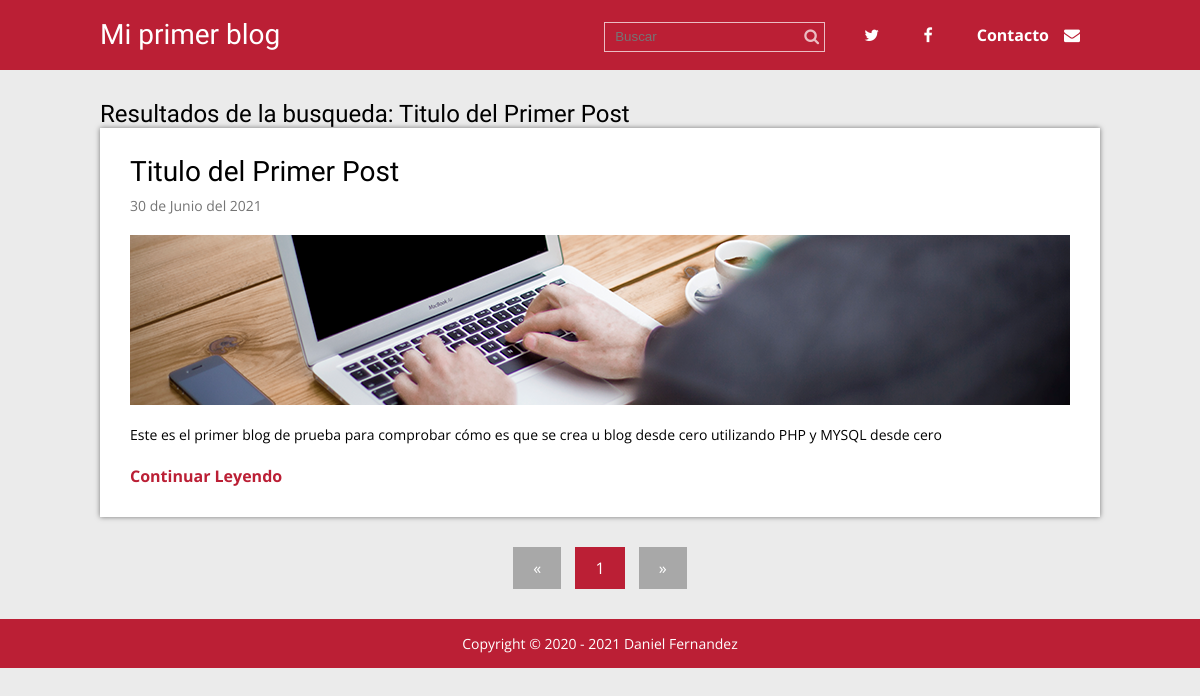
The app's page /buscar.php?busqueda=Titulo del Primer Post, older data.
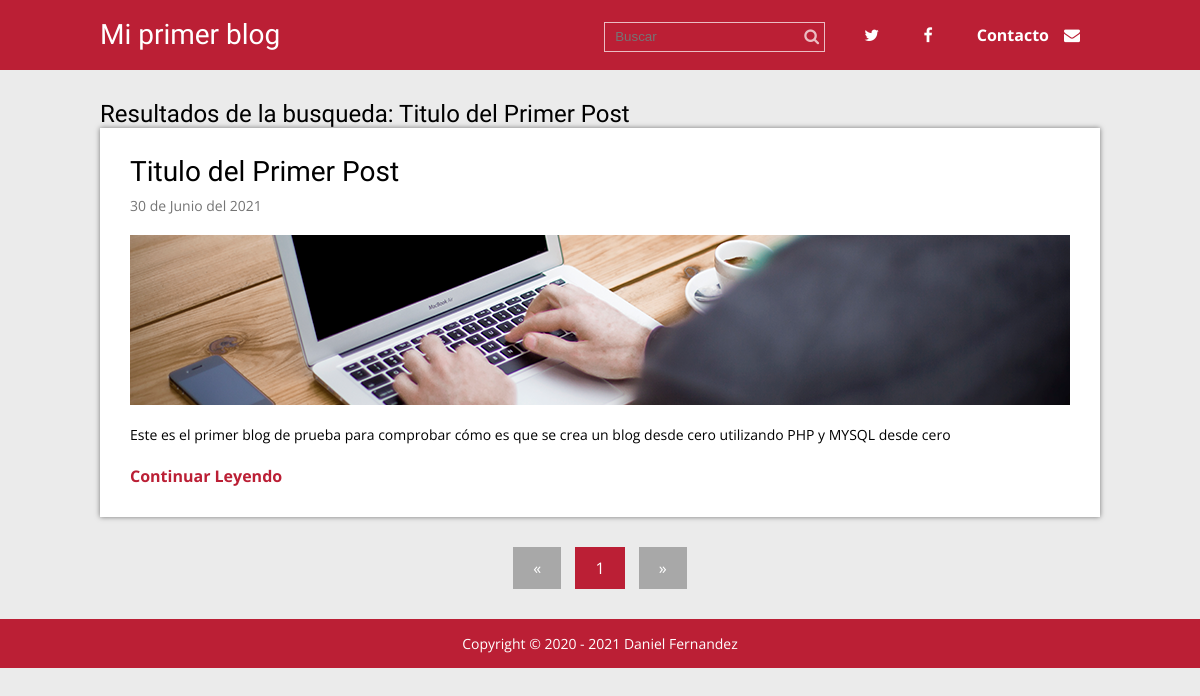
The same page, newer data.
### tables this page shows
CREATE TABLE `articulos` (
  `id` int(11) NOT NULL,
  `titulo` varchar(200) NOT NULL,
  `extracto` varchar(200) NOT NULL,
  `fecha` timestamp NOT NULL DEFAULT current_timestamp(),
  `texto` text NOT NULL,
  `thumb` varchar(50) NOT NULL
);

### buscar.php (called while the page is built, shortened)
<?php
require 'admin/config.php';
require 'functions.php';
$conexion = conexion($bd_config);
if($_SERVER['REQUEST_METHOD'] == 'GET' && !empty($_GET['busqueda'])) {
    $busqueda = limpiarDatos($_GET['busqueda']);
    $statement = $conexion->prepare(
        "SELECT * FROM articulos WHERE titulo LIKE :busqueda or texto Like :busqueda"
    );
    $statement->execute(array(':busqueda' => "%$busqueda%"));
    $resultados = $statement->fetchAll();
    if (empty($resultados)) {
        $titulo = 'No se encontraron articulos con el resultado: ' . $busqueda;
    } else {
        $titulo = 'Resultados de la busqueda: ' . $busqueda;
    }
} else {
    header('Location:' . RUTA . '/index.php');
}
require 'views/buscar.view.php';
?>

### functions.php (called while the page is built, shortened)
<?php
function limpiarDatos($datos){
    $datos = trim($datos);
    $datos = stripslashes($datos);
    $datos = htmlspecialchars($datos);
    return $datos;
}
function fecha($fecha){
    $timestamp = strtotime($fecha);
    $meses = ['Enero', 'Febrero', 'Marzo', 'Abril', 'Mayo', 'Junio', 'Julio', 'Agosto', 'Septiembre', 'Octubre', 'Noviembre', 'Diciembre'];
    $dia = date('d', $timestamp);
    $mes = date('m', $timestamp) -1;
    $year = date('Y', $timestamp);
    $fecha = "$dia de " . $meses[$mes] . " del $year";
    return $fecha;
}
?>

### views/buscar.view.php (the view)
<?php require 'header.php' ?>
<div class="contenedor">
    <h2><?php echo $titulo; ?></h2>
    <?php foreach($resultados as $post): ?>
        <div class="post">
            <article>
                <h2 class="titulo"><a href="single.php?id=<?php echo $post['id']; ?>"><?php echo $post['titulo']; ?></a></h2>
                <p class="fecha"><?php echo fecha($post['fecha']); ?></p>
                <div class="thumb">
                    <a href="single.php?id=<?php echo $post['id']; ?>">
                        <img src="<?php echo RUTA; ?>/imagenes/<?php echo $post['thumb']; ?>" alt="">
                    </a>
                </div>
                <p class="extracto"><?php echo $post['extracto']; ?></p>
                <a href="single.php?id=<?php echo $post['id']; ?>" class="continuar">Continuar Leyendo</a>
            </article>
        </div>
    <?php endforeach; ?>
    <?php require 'paginacion.php'; ?>
</div>
<?php require 'footer.php'; ?>

Row changes from the older to the newer data that the page shows:
changed articulos "Titulo del Primer Post": extracto "Este es el primer blog de prueba para comprobar cómo es que se crea u blog desde cero utilizando PHP y MYSQL desde cero" → "Este es el primer blog de prueba para comprobar cómo es que se crea un blog desde cero utilizando PHP y MYSQL desde cero"
